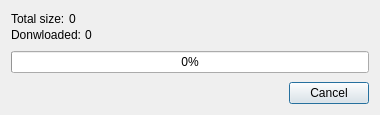
<?xml version="1.0" encoding="UTF-8"?>
<ui version="4.0">
 <class>DownloadDialog</class>
 <widget class="QDialog" name="DownloadDialog">
  <property name="geometry">
   <rect>
    <x>0</x>
    <y>0</y>
    <width>380</width>
    <height>115</height>
   </rect>
  </property>
  <property name="sizePolicy">
   <sizepolicy hsizetype="Minimum" vsizetype="Minimum">
    <horstretch>0</horstretch>
    <verstretch>0</verstretch>
   </sizepolicy>
  </property>
  <property name="minimumSize">
   <size>
    <width>0</width>
    <height>0</height>
   </size>
  </property>
  <property name="maximumSize">
   <size>
    <width>380</width>
    <height>115</height>
   </size>
  </property>
  <property name="windowTitle">
   <string>Downloading file...</string>
  </property>
  <property name="windowIcon">
   <iconset resource="../icons.qrc">
    <normaloff>:/icons/icons/app_icon.png</normaloff>:/icons/icons/app_icon.png</iconset>
  </property>
  <layout class="QVBoxLayout" name="verticalLayout">
   <property name="spacing">
    <number>0</number>
   </property>
   <item>
    <layout class="QHBoxLayout" name="horizontalLayout">
     <property name="spacing">
      <number>4</number>
     </property>
     <item>
      <widget class="QLabel" name="totalSizeLbl_st">
       <property name="sizePolicy">
        <sizepolicy hsizetype="Preferred" vsizetype="Minimum">
         <horstretch>0</horstretch>
         <verstretch>0</verstretch>
        </sizepolicy>
       </property>
       <property name="text">
        <string>Total size:</string>
       </property>
      </widget>
     </item>
     <item>
      <widget class="QLabel" name="totalSizeLbl">
       <property name="sizePolicy">
        <sizepolicy hsizetype="Expanding" vsizetype="Minimum">
         <horstretch>0</horstretch>
         <verstretch>0</verstretch>
        </sizepolicy>
       </property>
       <property name="text">
        <string>0</string>
       </property>
      </widget>
     </item>
    </layout>
   </item>
   <item>
    <layout class="QHBoxLayout" name="horizontalLayout_2">
     <property name="spacing">
      <number>4</number>
     </property>
     <property name="sizeConstraint">
      <enum>QLayout::SetDefaultConstraint</enum>
     </property>
     <item>
      <widget class="QLabel" name="downloadedLbl_st">
       <property name="sizePolicy">
        <sizepolicy hsizetype="Preferred" vsizetype="Minimum">
         <horstretch>0</horstretch>
         <verstretch>0</verstretch>
        </sizepolicy>
       </property>
       <property name="text">
        <string>Donwloaded:</string>
       </property>
      </widget>
     </item>
     <item>
      <widget class="QLabel" name="downloadedLbl">
       <property name="sizePolicy">
        <sizepolicy hsizetype="Expanding" vsizetype="Minimum">
         <horstretch>0</horstretch>
         <verstretch>0</verstretch>
        </sizepolicy>
       </property>
       <property name="text">
        <string>0</string>
       </property>
      </widget>
     </item>
    </layout>
   </item>
   <item>
    <spacer name="verticalSpacer">
     <property name="orientation">
      <enum>Qt::Vertical</enum>
     </property>
     <property name="sizeType">
      <enum>QSizePolicy::Minimum</enum>
     </property>
     <property name="sizeHint" stdset="0">
      <size>
       <width>20</width>
       <height>9</height>
      </size>
     </property>
    </spacer>
   </item>
   <item>
    <widget class="QProgressBar" name="progressBar">
     <property name="value">
      <number>0</number>
     </property>
     <property name="alignment">
      <set>Qt::AlignCenter</set>
     </property>
     <property name="invertedAppearance">
      <bool>false</bool>
     </property>
     <property name="textDirection">
      <enum>QProgressBar::TopToBottom</enum>
     </property>
    </widget>
   </item>
   <item>
    <layout class="QHBoxLayout" name="horizontalLayout_4">
     <property name="topMargin">
      <number>9</number>
     </property>
     <item>
      <widget class="QDialogButtonBox" name="buttonBox">
       <property name="orientation">
        <enum>Qt::Horizontal</enum>
       </property>
       <property name="standardButtons">
        <set>QDialogButtonBox::Cancel</set>
       </property>
      </widget>
     </item>
    </layout>
   </item>
  </layout>
 </widget>
 <resources>
  <include location="../icons.qrc"/>
 </resources>
 <connections>
  <connection>
   <sender>buttonBox</sender>
   <signal>accepted()</signal>
   <receiver>DownloadDialog</receiver>
   <slot>accept()</slot>
   <hints>
    <hint type="sourcelabel">
     <x>248</x>
     <y>254</y>
    </hint>
    <hint type="destinationlabel">
     <x>157</x>
     <y>274</y>
    </hint>
   </hints>
  </connection>
  <connection>
   <sender>buttonBox</sender>
   <signal>rejected()</signal>
   <receiver>DownloadDialog</receiver>
   <slot>reject()</slot>
   <hints>
    <hint type="sourcelabel">
     <x>316</x>
     <y>260</y>
    </hint>
    <hint type="destinationlabel">
     <x>286</x>
     <y>274</y>
    </hint>
   </hints>
  </connection>
 </connections>
</ui>
